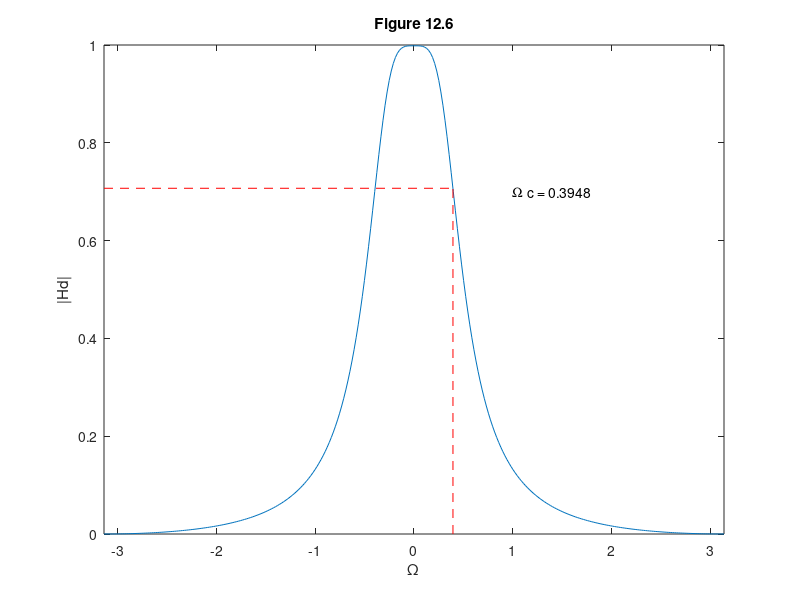

The MATLAB source for this figure:
% Example 12.1
%
numd = 0.0302*[1 2 1];
dend = [1 -1.4514 .5724];
w = -pi:2*pi/300:pi;
H = freqz(numd,dend,w);
plot(w,abs(H))
axis([-pi pi 0 1])
title('Figure 12.6')
ylabel('|Hd|')
xlabel('\Omega')
% The following adds text to the plot.
hold on
plot([w(1) .3948],[.707 .707],'r--',[.3948 .3948],[0 .707],'r--')
text(1,.7,'W','FontName','Symbol')
text(1.15,.7,'c = 0.3948')
hold off